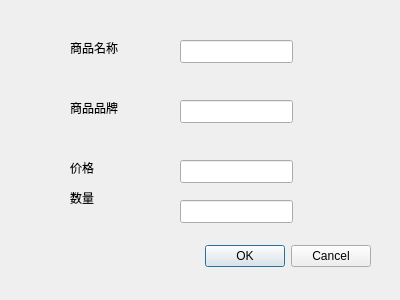
<?xml version="1.0" encoding="UTF-8"?>
<ui version="4.0">
 <class>insert_windows</class>
 <widget class="QDialog" name="insert_windows">
  <property name="geometry">
   <rect>
    <x>0</x>
    <y>0</y>
    <width>400</width>
    <height>300</height>
   </rect>
  </property>
  <property name="windowTitle">
   <string>插入商品</string>
  </property>
  <property name="windowIcon">
   <iconset>
    <normaloff>:/new/prefix1/ma</normaloff>
    <normalon>:/new/prefix1/C:/Users/liujitong/Downloads/ma.png</normalon>:/new/prefix1/ma</iconset>
  </property>
  <widget class="QDialogButtonBox" name="buttonBox">
   <property name="geometry">
    <rect>
     <x>30</x>
     <y>240</y>
     <width>341</width>
     <height>32</height>
    </rect>
   </property>
   <property name="orientation">
    <enum>Qt::Horizontal</enum>
   </property>
   <property name="standardButtons">
    <set>QDialogButtonBox::Cancel|QDialogButtonBox::Ok</set>
   </property>
  </widget>
  <widget class="QLineEdit" name="name">
   <property name="geometry">
    <rect>
     <x>180</x>
     <y>40</y>
     <width>113</width>
     <height>23</height>
    </rect>
   </property>
  </widget>
  <widget class="QLabel" name="label">
   <property name="geometry">
    <rect>
     <x>70</x>
     <y>40</y>
     <width>54</width>
     <height>16</height>
    </rect>
   </property>
   <property name="text">
    <string>商品名称</string>
   </property>
  </widget>
  <widget class="QLineEdit" name="brand">
   <property name="geometry">
    <rect>
     <x>180</x>
     <y>100</y>
     <width>113</width>
     <height>23</height>
    </rect>
   </property>
  </widget>
  <widget class="QLabel" name="label_2">
   <property name="geometry">
    <rect>
     <x>70</x>
     <y>100</y>
     <width>54</width>
     <height>16</height>
    </rect>
   </property>
   <property name="text">
    <string>商品品牌</string>
   </property>
  </widget>
  <widget class="QLabel" name="label_3">
   <property name="geometry">
    <rect>
     <x>70</x>
     <y>160</y>
     <width>54</width>
     <height>16</height>
    </rect>
   </property>
   <property name="text">
    <string>价格</string>
   </property>
  </widget>
  <widget class="QLabel" name="label_4">
   <property name="geometry">
    <rect>
     <x>70</x>
     <y>190</y>
     <width>54</width>
     <height>16</height>
    </rect>
   </property>
   <property name="text">
    <string>数量</string>
   </property>
  </widget>
  <widget class="QLineEdit" name="price">
   <property name="geometry">
    <rect>
     <x>180</x>
     <y>160</y>
     <width>113</width>
     <height>23</height>
    </rect>
   </property>
  </widget>
  <widget class="QLineEdit" name="amount">
   <property name="geometry">
    <rect>
     <x>180</x>
     <y>200</y>
     <width>113</width>
     <height>23</height>
    </rect>
   </property>
  </widget>
 </widget>
 <resources/>
 <connections>
  <connection>
   <sender>buttonBox</sender>
   <signal>accepted()</signal>
   <receiver>insert_windows</receiver>
   <slot>accept()</slot>
   <hints>
    <hint type="sourcelabel">
     <x>248</x>
     <y>254</y>
    </hint>
    <hint type="destinationlabel">
     <x>157</x>
     <y>274</y>
    </hint>
   </hints>
  </connection>
  <connection>
   <sender>buttonBox</sender>
   <signal>rejected()</signal>
   <receiver>insert_windows</receiver>
   <slot>reject()</slot>
   <hints>
    <hint type="sourcelabel">
     <x>316</x>
     <y>260</y>
    </hint>
    <hint type="destinationlabel">
     <x>286</x>
     <y>274</y>
    </hint>
   </hints>
  </connection>
 </connections>
</ui>
